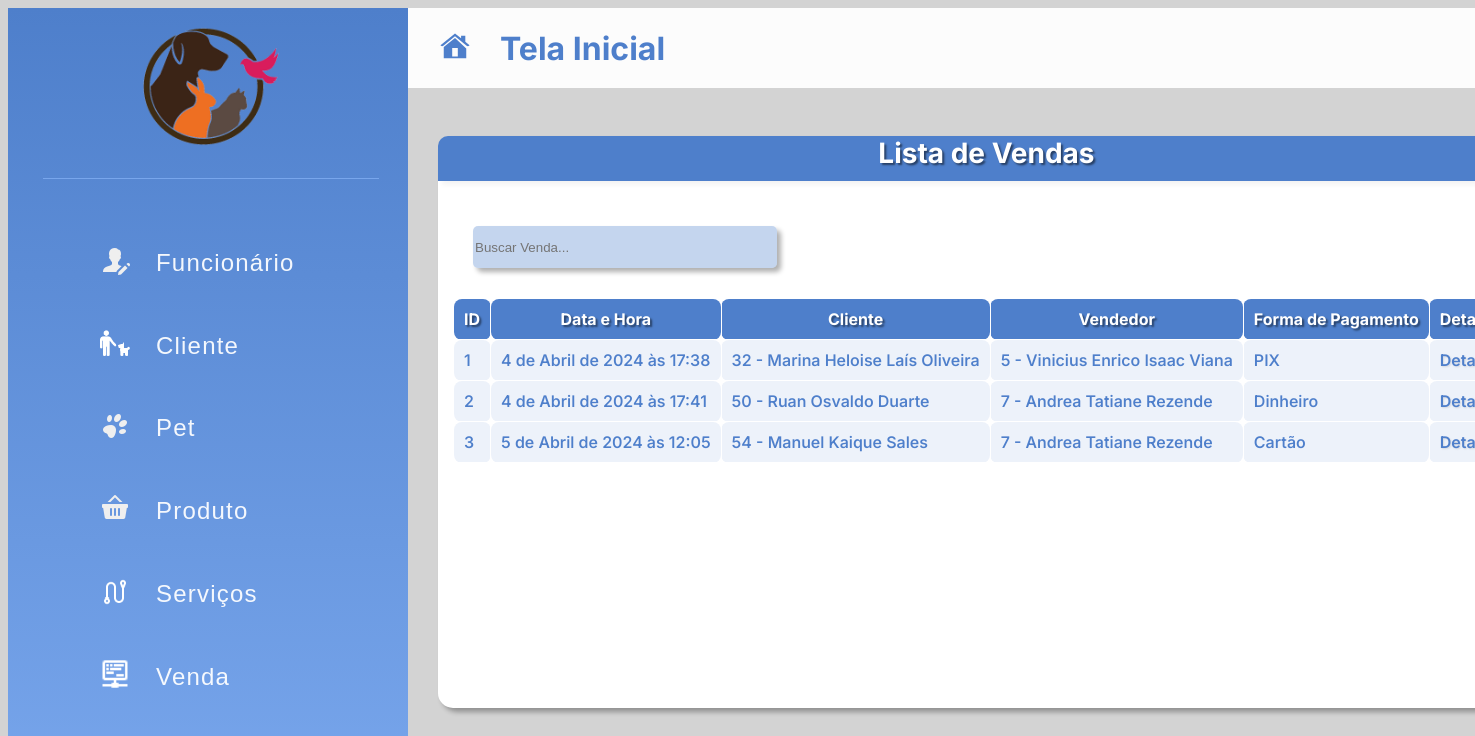
Before: /listarVendas/ with the older database file.
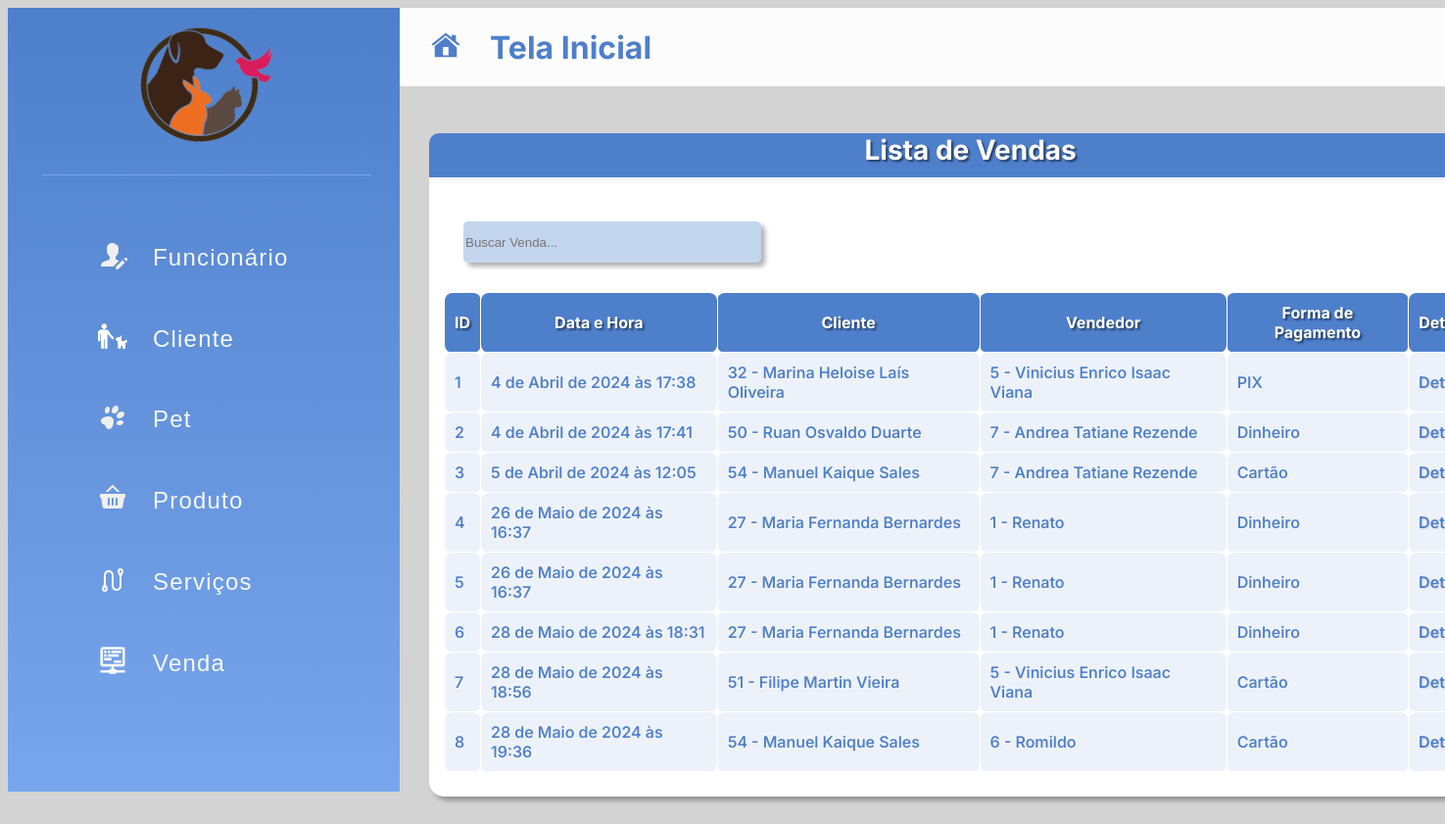
After: the same page with the newer database file.
### appPetPlanet/models.py (models this page shows)
class Venda(models.Model):
    id_venda = models.AutoField(primary_key=True)
    cliente_id = models.IntegerField()
    vendedor_id = models.IntegerField()
    formaDePagamento = models.TextField()
    itens = models.JSONField()
    datahora = models.DateTimeField()
    total = models.FloatField(default=1)

### appPetPlanet/views.py (the view)
# urls.py: path('listarVendas/', views.listarVendas, name='listarVendas'),
def listarVendas(request):
    args = {
        'vendas': etiquetarVendas(Venda.objects.all()),
    }
    return render(request, 'venda/listarVendas.html', args)

### appPetPlanet/views.py (called while the page is built)
def etiquetarVendas(listaDeVendasCrua):
    vendaEtiquetada = listaDeVendasCrua
    for venda in vendaEtiquetada:
        try:
            cliente = Cliente.objects.get(id_cliente=venda.cliente_id)
            venda.cliente_id = str(cliente.id_cliente) + " - " + cliente.nome
        except:
            venda.cliente_id = "CLIENTE EXCLUÍDO"
        try:
            vendedor = Funcionario.objects.get(
                id_funcionario=venda.vendedor_id)
            venda.vendedor_id = str(
                vendedor.id_funcionario) + " - " + vendedor.nome
        except:
            venda.cliente_id = "CLIENTE EXCLUÍDO"
    return vendaEtiquetada

### appPetPlanet/templates/venda/listarVendas.html (shortened to what this page needs)
{% extends 'navBar.html' %}
{% block conteudo %}
<div class="container-lista">
    <div class="titulo-tabela">
        <h1>Lista de Vendas</h1>
    </div>
    <div class="conteudo-tabela">
        <input type="text" id="buscaVenda" onkeyup="buscaVenda()" placeholder="Buscar Venda...">
        <table id="tableVendas" class="table table-bordered table-striped">
            <tr>
                <th>ID</th>
                <th>Data e Hora</th>
                <th>Cliente</th>
                <th>Vendedor</th>
                <th>Forma de Pagamento</th>
                <th>Detalhes</th>
            </tr>
            {% for venda in vendas %}
            <tr>
                <td>{{ venda.id_venda }}</td>
                <td>{{ venda.datahora }}</td>
                <td>{{ venda.cliente_id }}</td>
                <td>{{ venda.vendedor_id }}</td>
                <td>{{ venda.formaDePagamento }}</td>
                <td><a href="{% url 'detalhesVenda' %}{{venda.id_venda}}">Detalhes</a></td>
            </tr>
            {% endfor %}
        </table>
    </div>
</div>
{% endblock %}

Changed rows visible on the page:
added Venda: id_venda "4", datahora "26 de Maio de 2024 às 16:37", cliente_id "27 - Maria Fernanda Bernardes", vendedor_id "1 - Renato", formaDePagamento "Dinheiro"
added Venda: id_venda "5", datahora "26 de Maio de 2024 às 16:37", cliente_id "27 - Maria Fernanda Bernardes", vendedor_id "1 - Renato", formaDePagamento "Dinheiro"
added Venda: id_venda "6", datahora "28 de Maio de 2024 às 18:31", cliente_id "27 - Maria Fernanda Bernardes", vendedor_id "1 - Renato", formaDePagamento "Dinheiro"
added Venda: id_venda "7", datahora "28 de Maio de 2024 às 18:56", cliente_id "51 - Filipe Martin Vieira", vendedor_id "5 - Vinicius Enrico Isaac Viana", formaDePagamento "Cartão"
added Venda: id_venda "8", datahora "28 de Maio de 2024 às 19:36", cliente_id "54 - Manuel Kaique Sales", vendedor_id "6 - Romildo", formaDePagamento "Cartão"
